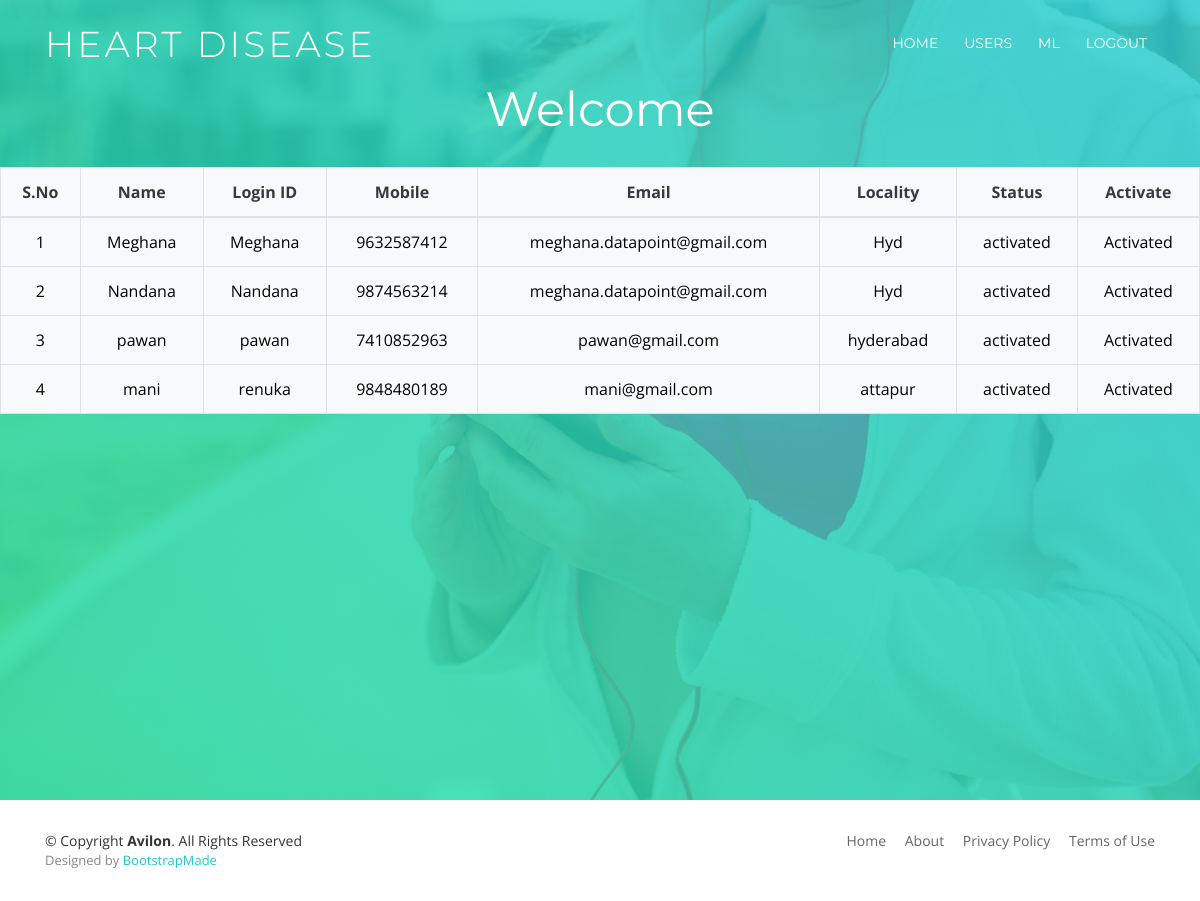
Page /RegisterUsersView/ on the committed database.
### users/models.py (models this page shows, shortened)
class UserRegistrationModel(models.Model):
    name = models.CharField(max_length=100)
    loginid = models.CharField(unique=True,max_length=100)
    password = models.CharField(max_length=100)
    mobile = models.CharField(max_length=100)
    email = models.CharField(max_length=100)
    locality = models.CharField(max_length=100)
    address = models.CharField(max_length=1000)
    city = models.CharField(max_length=100)
    state = models.CharField(max_length=100)
    status  = models.CharField(max_length=100)
    class Meta:
        db_table='Users'

### admins/views.py (the view)
# urls.py: path('RegisterUsersView/', admins.RegisterUsersView, name='RegisterUsersView'),
def RegisterUsersView(request):
    data = UserRegistrationModel.objects.all()
    return render(request,'admins/ViewRegisterUsers.html',{'data':data})

### assets/templates/admins/ViewRegisterUsers.html
{% extends 'Adminbase.html'%}
{%block contents%}
 <section id="intro">
    <div class="intro-text">
      <p><h2>Welcome</h2></p>
      <table class="table table-bordered bg-light text-dark">
    <thead>
      <tr>
        <th>S.No</th>
        <th>Name</th>
        <th>Login ID</th>
        <th>Mobile</th>
        <th>Email</th>
        <th>Locality</th>
        <th>Status</th>
        <th>Activate</th>
      </tr>
    </thead>
    <tbody>
    {% for i in data %}
                                            <tr style="color: Black">
                                                <td>{{forloop.counter}}</td>
                                                <td>{{i.name}}</td>
                                                <td>{{i.loginid}}</td>
                                                <td>{{i.mobile}}</td>
                                                <td>{{i.email}}</td>
                                                <td>{{i.locality}}</td>
                                                <td>{{i.status}}</td>
                                                {% if i.status == 'waiting' %}
                                                <td><a class="btn-link" href="/ActivaUsers/?uid={{ i.id }}"
                                                       style="color:DARKBLUE">Activate</a></td>
                                                {% else %}
                                                <td> Activated</td>
                                                {% endif %}
                                            </tr>
                                            {% endfor %}
    </tbody>
  </table>
    </div>
  </section>
{%endblock%}

### assets/static/css/style.css (style rules this page uses)
body { background: #fff; color: #666666; font-family: "Open Sans", sans-serif; overflow-x: hidden; }
p { padding: 0; margin: 0 0 30px 0; }
h1, h2, h3, h4, h5, h6 { font-family: "Montserrat", sans-serif; font-weight: 400; margin: 0 0 20px 0; padding: 0; }
#intro { width: 100%; height: 100vh; background: linear-gradient(45deg, rgba(29, 224, 153, 0.8), rgba(29, 200, 205, 0.8)), url("../img/intro-bg.jpg") center top no-repeat; background-size: cover; position: relative; }
@media (min-width: 1024px) { #intro { background-attachment: fixed; } }
#intro .intro-text { position: absolute; left: 0; top: 60px; right: 0; height: calc(50% - 60px); display: flex; align-items: center; justify-content: center; text-align: center; flex-direction: column; }
#intro h2 { margin: 30px 0 10px 0; padding: 0 15px; font-size: 48px; font-weight: 400; line-height: 56px; color: #fff; }
#intro p { color: #fff; margin-bottom: 20px; padding: 0 15px; font-size: 24px; }

### rows in the picture
UserRegistrationModel: name "Meghana", loginid "Meghana", mobile "9632587412", email "meghana.datapoint@gmail.com", locality "Hyd", status "activated", shows "Activated"
UserRegistrationModel: name "Nandana", loginid "Nandana", mobile "9874563214", email "meghana.datapoint@gmail.com", locality "Hyd", status "activated", shows "Activated"
UserRegistrationModel: name "pawan", loginid "pawan", mobile "7410852963", email "pawan@gmail.com", locality "hyderabad", status "activated", shows "Activated"
UserRegistrationModel: name "mani", loginid "renuka", mobile "9848480189", email "mani@gmail.com", locality "attapur", status "activated", shows "Activated"
